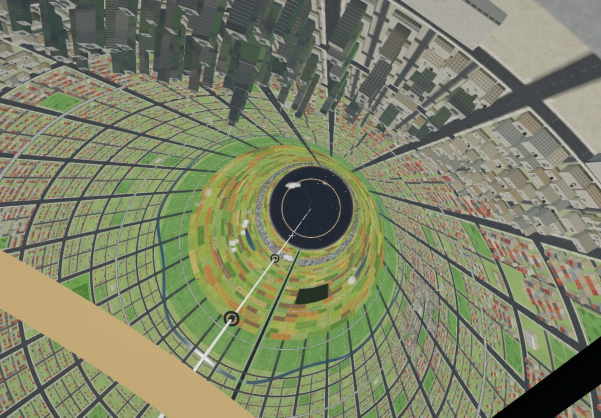
#> input picture docs/app/menu/asli/cooper.webp, 1202 x 835 px (shown at 1/2 size); its folder holds 3 pictures in this run
$ python poles_foto_menu.py
#> lines starting #> are read from the running program, lines starting #| are printed output that depends on the picture
#> in main, im is the input picture: PIL image 1202x835 RGB; mean R, G, B 125.8, 130.5, 103.6
"""Poles foto menu (docs/app/menu/asli/*.webp -> experiences/<id>/menu.webp untuk index.html, dan salinan docs/app/menu/*.webp
untuk prototipe): lebih jernih, dramatis, sinematik.
Hanya olahan nada dan warna per piksel (clarity, penajaman, kurva S, split toning, bloom, vinyet, bahu highlight, butiran).
Tidak ada objek yang ditambah, dihapus, atau dipindah; ukuran gambar sama persis, jadi penanda SPOTS tetap valid.
Pakai: python tools/poles_foto_menu.py [nama ...]   (butuh: pip install numpy pillow)
Atur angka di PRESET lalu jalankan ulang; foto asli tidak pernah ditimpa."""
import pathlib, sys
import numpy as np
from PIL import Image

ROOT = pathlib.Path(__file__).resolve().parent.parent
SRC = ROOT / 'docs/app/menu/asli'
DST = ROOT / 'docs/app/menu'
# folder experience per foto (menu utama memakai experiences/<id>/menu.webp)
XP = {'cooper': 'cooper-station', 'gargantua': 'gargantua', 'millar': 'millar'}

# [4 lines of commented-out code are left out]
PRESET = {
    'cooper':    dict(clarity=(0.55, 22), sharp=0.55, curve=0.32, bp=0.025, sh=(-0.012, 0.000, 0.022), hl=(0.030, 0.014, -0.018),
                      sat=1.12, bloom=(0.82, 0.22, 14), vig=0.34, grain=0.010, knee=0.78),
    'gargantua': dict(clarity=(0.45, 26), sharp=0.40, curve=0.36, bp=0.030, sh=(-0.010, 0.004, 0.016), hl=(0.028, 0.010, -0.026),
                      sat=1.10, bloom=(0.72, 0.32, 18), vig=0.40, grain=0.010, knee=0.78),
    'millar':    dict(clarity=(0.60, 26), sharp=0.45, curve=0.30, bp=0.035, sh=(-0.020, 0.006, 0.022), hl=(0.012, 0.008, -0.004),
                      sat=0.96, bloom=(0.90, 0.12, 16), vig=0.28, grain=0.005, knee=0.90, protect=1),
}


def box(a, r):
    """Blur kotak radius r di dua sumbu (cumsum), tepi dipantulkan."""
    if r < 1:
        return a
    for ax in (0, 1):
        p = np.pad(a, [(r + 1, r) if i == ax else (0, 0) for i in range(a.ndim)], mode='reflect')
        c = np.cumsum(p, axis=ax)
        n = a.shape[ax]
        hi = np.take(c, np.arange(2 * r + 1, 2 * r + 1 + n), axis=ax)
        lo = np.take(c, np.arange(0, n), axis=ax)
        a = (hi - lo) / (2 * r + 1)
    return a


def blur(a, sigma):
    """Mendekati blur Gaussian dengan tiga blur kotak."""
    r = max(1, int(round(sigma * 0.85)))
    return box(box(box(a, r), r), r)


def lum(rgb):
    return rgb[..., 0] * 0.2126 + rgb[..., 1] * 0.7152 + rgb[..., 2] * 0.0722
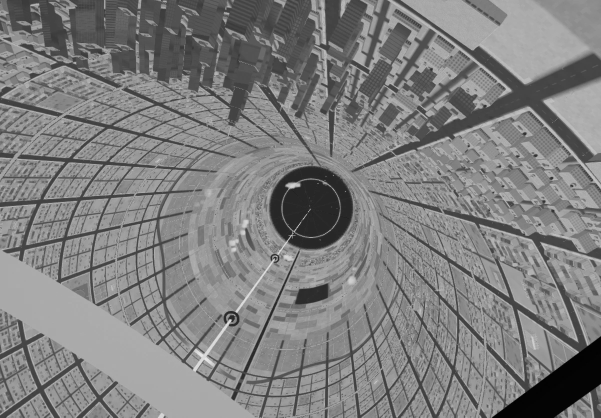
#> returned value: shape (835, 1202) float32 (shown at 1/2 size); min 0, max 0.977, mean 0.5


def smooth(e0, e1, x):
    t = np.clip((x - e0) / (e1 - e0), 0, 1)
    return t * t * (3 - 2 * t)


def poles(rgb, P, seed):
    L = lum(rgb)
    # 1. clarity: kontras lokal di nada tengah
    k, r = P['clarity']
#> k = 0.55; r = 22
    mid = np.clip(4 * L * (1 - L), 0, 1)
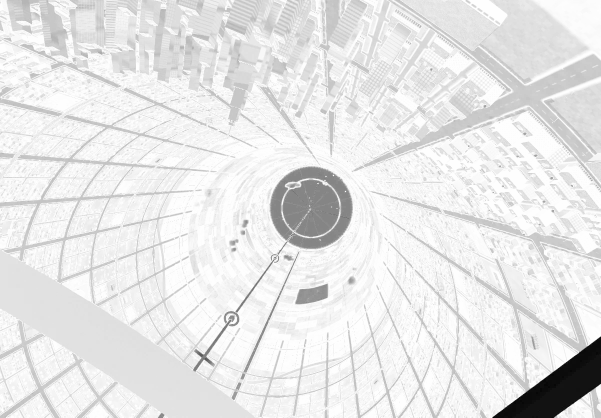
#> mid: shape (835, 1202) float32 (shown at 1/2 size); min 0, max 1, mean 0.905
    rgb = rgb + (k * (L - blur(L, r)) * mid)[..., None]
#> in blur, `r = max(1, int(round(sigma * 0.85)))`: r = 19
#> the loop in box, `for ax in (0, 1):` made 2 passes
#> pass 1, in box, `hi = np.take(c, np.arange(2 * r + 1, 2 * r + 1 + n), axis=ax)`:
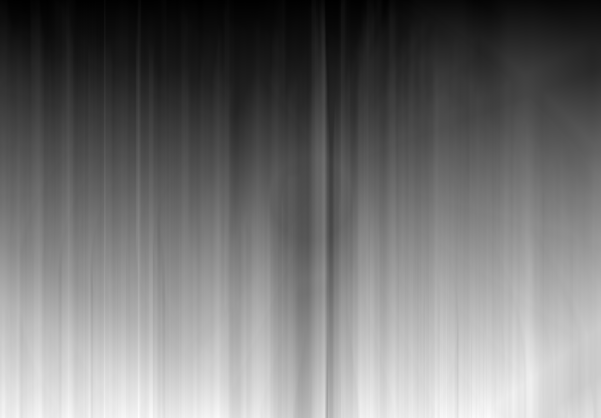
#> hi: shape (835, 1202) float32 (shown at 1/2 size); min 9.61, max 480.7, mean 222.3; drawn with min black and max white
#> after the loop in box, `for ax in (0, 1):`:
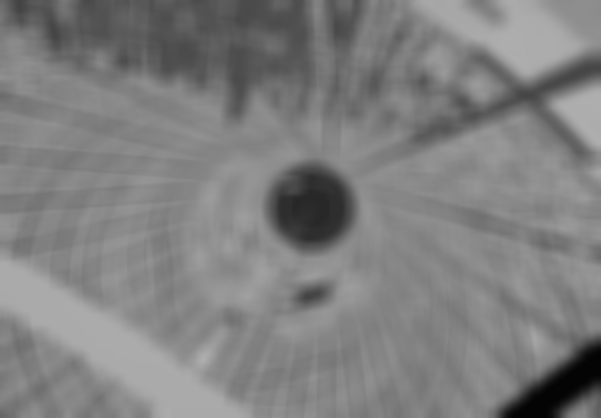
#> a: shape (835, 1202) float32 (shown at 1/2 size); min 0.0143, max 0.687, mean 0.5
#> after the loop in box, `for ax in (0, 1):`:
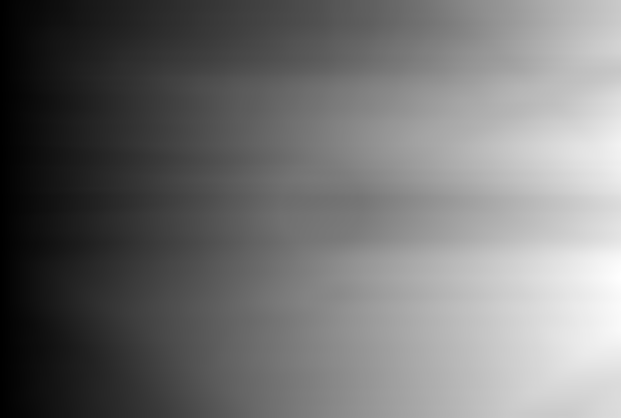
#> c: shape (835, 1241) float32 (shown at 1/2 size); min 0.285, max 693, mean 313.7; drawn with min black and max white
#> the loop in box (call 2), `for ax in (0, 1):` made 2 passes
#> n on passes 1 to 2: 835, 1202
#> pass 1, in box (call 2), `p = np.pad(a, [(r + 1, r) if i == ax else (0, 0) for i in range(a.ndim..`:
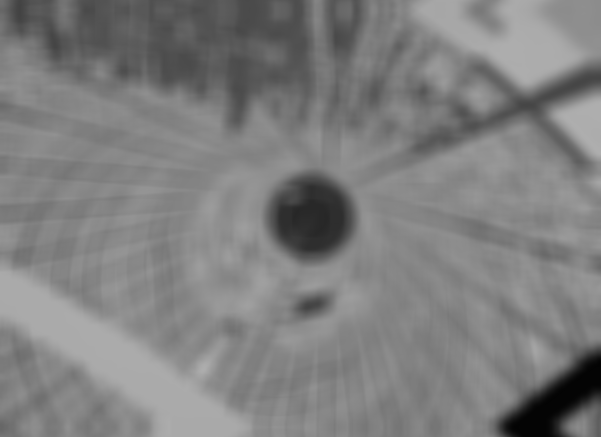
#> p: shape (874, 1202) float32 (shown at 1/2 size); min 0.0143, max 0.687, mean 0.499
    # 2. penajaman halus berambang (artefak kompresi kecil tidak ikut ditajamkan)
    L = lum(rgb)
    d = L - blur(L, 1)
#> call 4 of box, with r = 1
#> after the loop in box (call 4), `for ax in (0, 1):`:
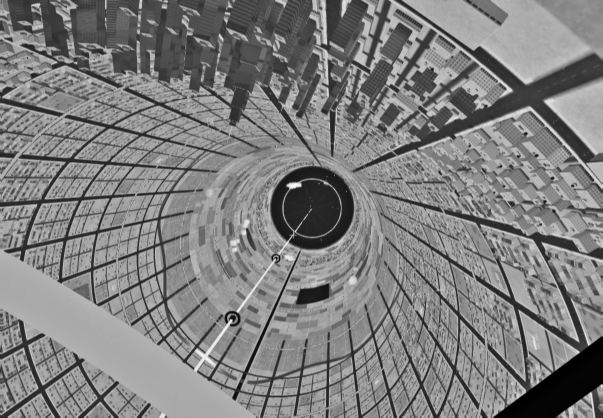
#> p: shape (835, 1205) float32 (shown at 1/2 size); min 0.00159, max 1.01, mean 0.503; drawn with min black and max white
    rgb = rgb + (P['sharp'] * d * smooth(0.004, 0.02, np.abs(d)))[..., None]
    # 3. titik hitam + kurva S
    rgb = np.clip((rgb - P['bp']) / (1 - P['bp']), 0, 1)
    s = rgb * rgb * (3 - 2 * rgb)
    # protect: kurva S tidak menyentuh nada terang (kurva S menekan beda antar highlight, cincin di langit pucat jadi pudar)
    rgb = rgb + P['curve'] * (s - rgb) * (1 - P.get('protect', 0) * smooth(0.55, 0.85, rgb))
    # 4. split toning + saturasi
    L = lum(rgb)[..., None]
    rgb = rgb + (1 - L) ** 2 * np.array(P['sh']) + L ** 2 * np.array(P['hl'])
    L = lum(rgb)[..., None]
    rgb = L + (rgb - L) * P['sat']
    # 5. bloom halus dari highlight
    thr, kb, rb = P['bloom']
#> thr = 0.82; kb = 0.22; rb = 14
    hi = np.clip(rgb - thr, 0, None)
    rgb = rgb + kb * np.stack([blur(hi[..., i], rb) for i in range(3)], -1)
    # 6. vinyet lembut
    h, w = L.shape[:2]
#> h = 835; w = 1202
    yy, xx = np.mgrid[0:h, 0:w]
    rr = np.hypot((xx - w / 2) / (w / 2), (yy - h / 2) / (h / 2)) / np.sqrt(2)
    rgb = rgb * (1 - P['vig'] * smooth(0.45, 1.0, rr))[..., None]
    # 7. bahu highlight: nilai di atas knee ditekan lembut menuju 1 (tidak terpotong rata putih)
    k0 = P['knee']
#> k0 = 0.78
    over = np.clip(rgb - k0, 0, None)
    rgb = np.where(rgb > k0, k0 + (1 - k0) * (1 - np.exp(-over / (1 - k0))), rgb)
    # 8. butiran film (benih tetap, hasil bisa diulang), paling kuat di nada tengah
    L = lum(np.clip(rgb, 0, 1))
    g = np.random.default_rng(seed).normal(0, P['grain'], L.shape) * (0.35 + np.clip(4 * L * (1 - L), 0, 1))
    rgb = rgb + g[..., None] * (1 - smooth(0.9, 1.0, rgb))
#| cooper: 1202x835
    return np.clip(rgb, 0, 1)


def stat(rgb):
    L = lum(rgb)
    clip = np.mean((rgb >= 0.999).any(-1) | (rgb <= 0.001).all(-1)) * 100
#> clip = 0.00269
    return f'rata {L.mean():.3f}  p1 {np.percentile(L, 1):.3f}  p99 {np.percentile(L, 99):.3f}  terpotong {clip:.2f}%'


def main():
    names = sys.argv[1:] or list(PRESET)
    for n in names:
        im = Image.open(SRC / f'{n}.webp').convert('RGB')
        a = np.asarray(im, dtype=np.float32) / 255
        b = poles(a, PRESET[n], seed=sum(map(ord, n)))
        out = Image.fromarray((b * 255 + 0.5).astype(np.uint8))
        assert out.size == im.size
        out.save(DST / f'{n}.webp', quality=90, method=6)
        out.save(ROOT / 'experiences' / XP[n] / 'menu.webp', quality=90, method=6)
        print(f'{n}: {im.size[0]}x{im.size[1]}')
        print(f'  asli   {stat(a)}')
#|   asli   rata 0.500  p1 0.019  p99 0.715  terpotong 0.00%
        print(f'  poles  {stat(b)}')
#|   poles  rata 0.459  p1 0.003  p99 0.857  terpotong 0.00%


if __name__ == '__main__':
    main()
